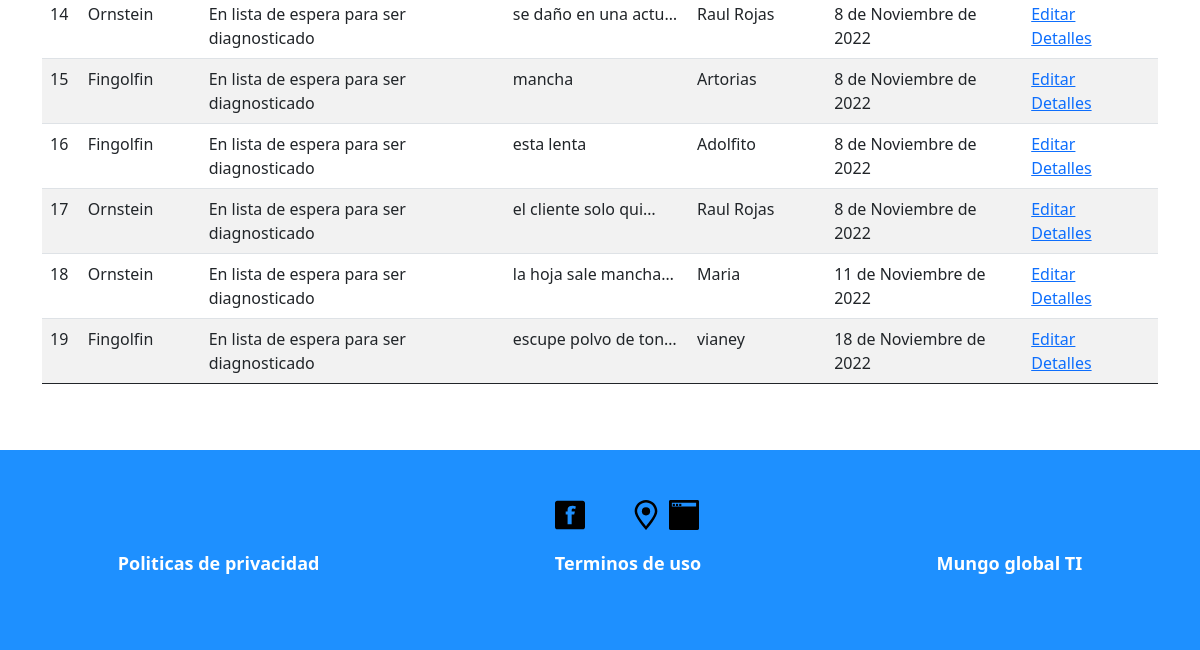
The page /services/ (signed in, lower part) on the database as committed earlier.
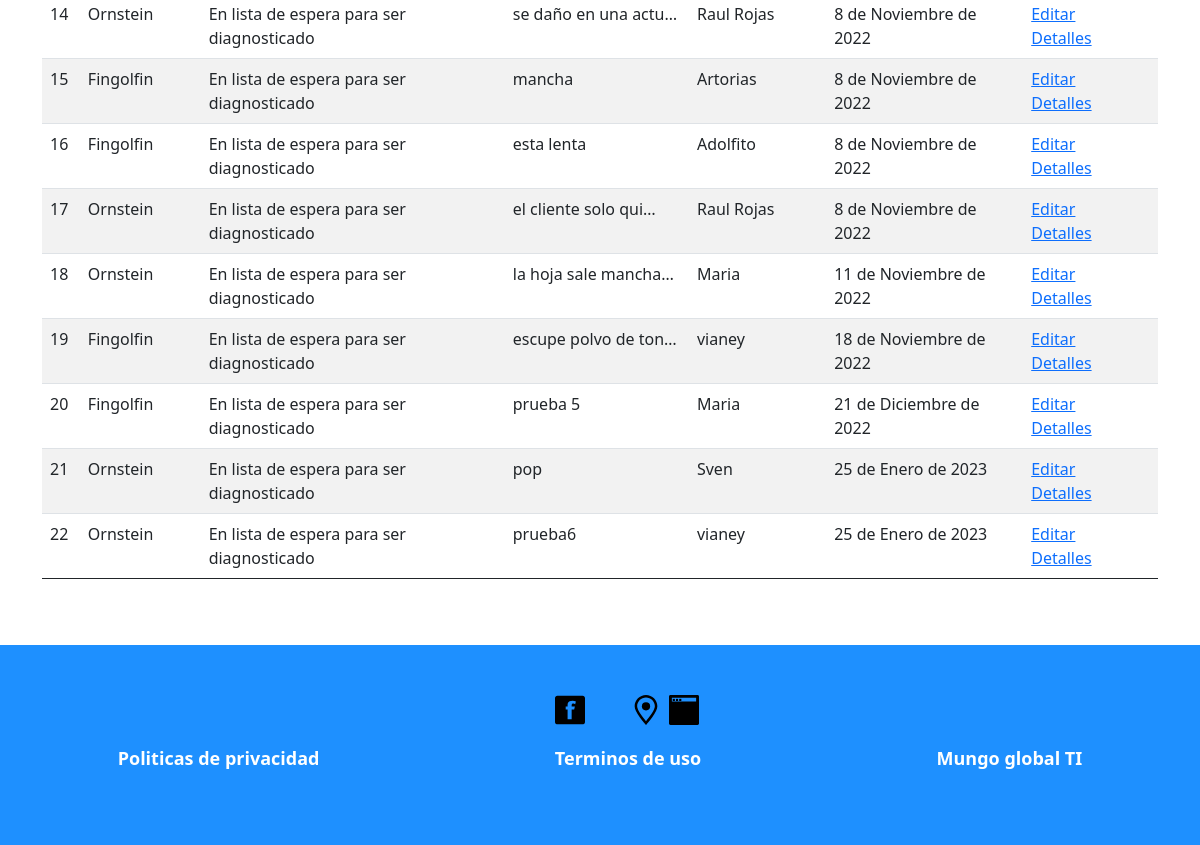
The same page on the database as committed later.
### feed/models.py (models this page shows, shortened)
class Service(models.Model):
    user = models.ForeignKey(User, on_delete = models.CASCADE)
    service_type = models.ForeignKey(TypeOfService, on_delete = models.DO_NOTHING)
    type_of_product = models.ForeignKey(TypeOfProduct, on_delete = models.DO_NOTHING)
    client = models.ForeignKey(Client, on_delete = models.CASCADE)
    status = models.ForeignKey(Status, on_delete = models.DO_NOTHING)
    model = models.CharField(max_length = 200, blank = True)
    serial_number = models.CharField(max_length = 200, blank = True)
    accesories = models.CharField(max_length = 200, blank = True)
    failure = models.TextField()
    is_working = models.BooleanField()
    is_damaged = models.BooleanField()
    is_complete = models.BooleanField()
    service_reference = models.CharField(max_length = 200)
    service_price = models.DecimalField(max_digits = 9, decimal_places = 2)
    client_pass = models.CharField(max_length = 200, unique = True)
    created = models.DateTimeField(auto_now_add = True)
    updated = models.DateTimeField(auto_now = True)

class Status(models.Model):
    name = models.CharField(max_length = 200, unique = True)
    created = models.DateTimeField(auto_now_add = True)
    updated = models.DateTimeField(auto_now = True)
    def __str__(self):
        return self.name

class Client(models.Model):
    name = models.CharField(max_length = 200)
    company_name = models.CharField(max_length = 200, blank = True)
    email = models.CharField(max_length = 200, blank = True, unique = True)
    phonenumber = models.CharField(max_length = 200, blank = True)
    adress = models.TextField(blank = True)
    created = models.DateTimeField(auto_now_add = True)
    updated = models.DateTimeField(auto_now = True)
    def __str__(self):
        return self.name

### feed/views.py (the view)
# urls.py: path("services/", views.services, name = "services"),
def services(request):
    all_services = Service.objects.all()
    return render(request, 'feed/services.html', {
        "all" : all_services
        })

### feed/templates/feed/services.html (shortened to what this page needs)
{% extends 'feed/index.html' %}
{% block content %}
{% if user.is_authenticated %}
<div class="container">
    <table class="table table-striped">
        <tbody>
            {% for service in all  %}
            <tr>
                <th scope="row">{{ forloop.counter }} </th>
                <td>{{ service.user }} </td>
                <td>{{ service.status }} </td>
                <td>{{ service.failure|truncatechars:20 }} </td>
                <td>{{ service.client }} </td>
                <td>{{ service.created|date }} </td>
                <td>{% if user.is_superuser or user.is_staff %} <a href="update_service/{{service.id}}">Editar</a> {% endif %}&nbsp; &nbsp; <a href="service_detail/{{service.id}}">Detalles</a></td>
            </tr>
            {% endfor %}
            </tbody>
    </table>
</div>
{% else %}
    <h1>Inicia sesion</h1>
{% endif %}
{% endblock %}

### feed/templates/feed/index.html (shortened to what this page needs)
{% load static %}
<!DOCTYPE html>
<html lang="en">
<head>
    <link rel="stylesheet" href="{% static 'reset.css' %}">
    <link href="https://cdn.jsdelivr.net/npm/bootstrap@5.0.2/dist/css/bootstrap.min.css" rel="stylesheet">
    <link rel="stylesheet" href="{% static 'index.css' %}">
    <link rel="stylesheet" href="{% static 'login.css' %}">
    <link rel="stylesheet" href="{% static 'home.css' %}">
    <link rel="stylesheet" href="{% static 'services.css' %}">
    <link rel="stylesheet" href="{% static 'clients.css' %}">
    <link rel="stylesheet" href="{% static 'service_status.css' %}">
    <link rel="stylesheet" href="{% static 'new_item.css' %}">
    <link rel="stylesheet" href="{% static 'items.css' %}">
    <link rel="stylesheet" href="{% static 'update_service.css' %}">
    <link rel="stylesheet" href="{% static 'service_detail.css' %}">
    <link rel="stylesheet" href="{% static 'new_service.css' %}">
    <link rel="stylesheet" href="{% static 'reports.css' %}">
    <link rel="stylesheet" href="{% static 'footer.css' %}">
</head>
<body>
    {% block content %}{% endblock %}
    <footer>
        <div class="footer-div">
            <div class="footer-div-img">
                <img class="footer-image" src="{% static 'feed/images/facebook.svg' %}" alt="">
                <img class="footer-image" src="{% static 'feed/images/instagram.svg' %}" alt="">
                <img class="footer-image" src="{% static 'feed/images/location.svg' %}" alt="">
                <img class="footer-image" src="{% static 'feed/images/webpage.svg' %}" alt="">
            </div>
            <div class="footer-div-text">
                <div><p class="footer-text">Politicas de privacidad</p></div>
                <div><p class="footer-text">Terminos de uso</p></div>
                <div><p class="footer-text">Mungo global TI</p></div>
            </div>
        </div>
    </footer>
</body>
</html>

### feed/static/index.css (style rules this page uses)
body { position: relative; padding-bottom: 250px; min-height: 100vh; }

### feed/static/footer.css (style rules this page uses)
.footer-image { width: 30px; margin-bottom: 20px; margin-left: 8px; }
.footer-div { text-align: center; font-size: 18px; align-items: center; padding-top: 50px; }
.footer-text { color: white; font-weight: bold; padding: 0px; margin: 0; }
.footer-div-text { display: flex; justify-content: space-around; }
.footer-div-img { display: flex; justify-content: center; margin-left: 45px; }
footer { position: absolute; bottom: 0; width: 100%; height: 200px; background-color: #1E90FF; }

Rows that differ between the two databases and show on the page:
added Service: user "Fingolfin", status "En lista de espera para ser diagnosticado", failure "prueba 5", client "Maria", created "21 de Diciembre de 2022"
added Service: user "Ornstein", status "En lista de espera para ser diagnosticado", failure "pop", client "Sven", created "25 de Enero de 2023"
added Service: user "Ornstein", status "En lista de espera para ser diagnosticado", failure "prueba6", client "vianey", created "25 de Enero de 2023"
